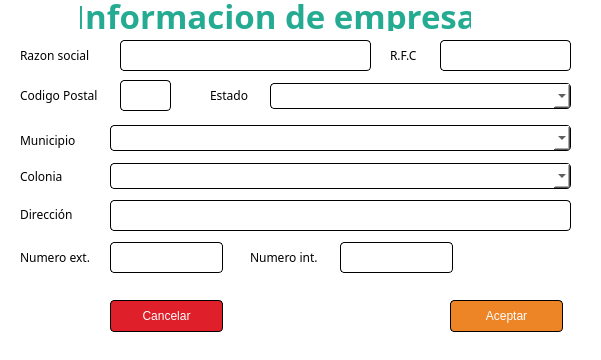
<?xml version="1.0" encoding="UTF-8"?>
<ui version="4.0">
 <class>Dialog</class>
 <widget class="QDialog" name="Dialog">
  <property name="geometry">
   <rect>
    <x>0</x>
    <y>0</y>
    <width>601</width>
    <height>360</height>
   </rect>
  </property>
  <property name="maximumSize">
   <size>
    <width>601</width>
    <height>360</height>
   </size>
  </property>
  <property name="windowTitle">
   <string>Dialog</string>
  </property>
  <property name="styleSheet">
   <string notr="true">background-color:white;</string>
  </property>
  <widget class="QLabel" name="label">
   <property name="geometry">
    <rect>
     <x>80</x>
     <y>0</y>
     <width>391</width>
     <height>31</height>
    </rect>
   </property>
   <property name="font">
    <font>
     <family>Open Sans</family>
     <pointsize>25</pointsize>
     <weight>75</weight>
     <bold>true</bold>
    </font>
   </property>
   <property name="styleSheet">
    <string notr="true">color:rgb(38,171,147);</string>
   </property>
   <property name="text">
    <string>Informacion de empresa</string>
   </property>
   <property name="alignment">
    <set>Qt::AlignCenter</set>
   </property>
  </widget>
  <widget class="QLabel" name="label_4">
   <property name="geometry">
    <rect>
     <x>20</x>
     <y>199</y>
     <width>91</width>
     <height>31</height>
    </rect>
   </property>
   <property name="font">
    <font>
     <family>Idealist Sans</family>
    </font>
   </property>
   <property name="text">
    <string>Dirección</string>
   </property>
  </widget>
  <widget class="QLabel" name="label_5">
   <property name="geometry">
    <rect>
     <x>20</x>
     <y>242</y>
     <width>91</width>
     <height>31</height>
    </rect>
   </property>
   <property name="font">
    <font>
     <family>Idealist Sans</family>
    </font>
   </property>
   <property name="text">
    <string>Numero ext.</string>
   </property>
  </widget>
  <widget class="QLabel" name="label_10">
   <property name="geometry">
    <rect>
     <x>20</x>
     <y>125</y>
     <width>91</width>
     <height>31</height>
    </rect>
   </property>
   <property name="font">
    <font>
     <family>Idealist Sans</family>
    </font>
   </property>
   <property name="text">
    <string>Municipio</string>
   </property>
  </widget>
  <widget class="QLabel" name="label_2">
   <property name="geometry">
    <rect>
     <x>20</x>
     <y>40</y>
     <width>101</width>
     <height>31</height>
    </rect>
   </property>
   <property name="font">
    <font>
     <family>Idealist Sans</family>
    </font>
   </property>
   <property name="text">
    <string>Razon social</string>
   </property>
  </widget>
  <widget class="QLabel" name="label_3">
   <property name="geometry">
    <rect>
     <x>390</x>
     <y>40</y>
     <width>51</width>
     <height>31</height>
    </rect>
   </property>
   <property name="font">
    <font>
     <family>Idealist Sans</family>
    </font>
   </property>
   <property name="text">
    <string>R.F.C</string>
   </property>
  </widget>
  <widget class="QLabel" name="label_6">
   <property name="geometry">
    <rect>
     <x>250</x>
     <y>242</y>
     <width>91</width>
     <height>31</height>
    </rect>
   </property>
   <property name="font">
    <font>
     <family>Idealist Sans</family>
    </font>
   </property>
   <property name="text">
    <string>Numero int.</string>
   </property>
  </widget>
  <widget class="QLabel" name="label_9">
   <property name="geometry">
    <rect>
     <x>210</x>
     <y>80</y>
     <width>61</width>
     <height>31</height>
    </rect>
   </property>
   <property name="font">
    <font>
     <family>Idealist Sans</family>
    </font>
   </property>
   <property name="text">
    <string>Estado</string>
   </property>
  </widget>
  <widget class="QLabel" name="label_7">
   <property name="geometry">
    <rect>
     <x>20</x>
     <y>80</y>
     <width>91</width>
     <height>31</height>
    </rect>
   </property>
   <property name="font">
    <font>
     <family>Idealist Sans</family>
    </font>
   </property>
   <property name="text">
    <string>Codigo Postal</string>
   </property>
  </widget>
  <widget class="QLabel" name="label_11">
   <property name="geometry">
    <rect>
     <x>20</x>
     <y>161</y>
     <width>91</width>
     <height>31</height>
    </rect>
   </property>
   <property name="font">
    <font>
     <family>Idealist Sans</family>
    </font>
   </property>
   <property name="text">
    <string>Colonia</string>
   </property>
  </widget>
  <widget class="QLineEdit" name="txtRSocial">
   <property name="geometry">
    <rect>
     <x>120</x>
     <y>40</y>
     <width>251</width>
     <height>31</height>
    </rect>
   </property>
   <property name="styleSheet">
    <string notr="true">border-radius: 4px;
border:1px solid black;</string>
   </property>
   <property name="text">
    <string/>
   </property>
  </widget>
  <widget class="QLineEdit" name="lineEdit">
   <property name="geometry">
    <rect>
     <x>440</x>
     <y>40</y>
     <width>131</width>
     <height>31</height>
    </rect>
   </property>
   <property name="styleSheet">
    <string notr="true">border-radius: 4px;
border:1px solid black;</string>
   </property>
   <property name="text">
    <string/>
   </property>
  </widget>
  <widget class="QLineEdit" name="lineEdit_2">
   <property name="geometry">
    <rect>
     <x>120</x>
     <y>80</y>
     <width>51</width>
     <height>31</height>
    </rect>
   </property>
   <property name="styleSheet">
    <string notr="true">border-radius: 4px;
border:1px solid black;</string>
   </property>
   <property name="text">
    <string/>
   </property>
  </widget>
  <widget class="QComboBox" name="comboBox">
   <property name="geometry">
    <rect>
     <x>270</x>
     <y>83</y>
     <width>301</width>
     <height>26</height>
    </rect>
   </property>
   <property name="font">
    <font>
     <family>Idealist Sans</family>
    </font>
   </property>
   <property name="styleSheet">
    <string notr="true">border-radius: 4px;
border:1px solid black;</string>
   </property>
   <property name="editable">
    <bool>true</bool>
   </property>
   <property name="frame">
    <bool>true</bool>
   </property>
  </widget>
  <widget class="QComboBox" name="comboBox_2">
   <property name="geometry">
    <rect>
     <x>110</x>
     <y>125</y>
     <width>461</width>
     <height>26</height>
    </rect>
   </property>
   <property name="font">
    <font>
     <family>Idealist Sans</family>
    </font>
   </property>
   <property name="styleSheet">
    <string notr="true">border-radius: 4px;
border:1px solid black;</string>
   </property>
   <property name="editable">
    <bool>true</bool>
   </property>
  </widget>
  <widget class="QComboBox" name="comboBox_3">
   <property name="geometry">
    <rect>
     <x>110</x>
     <y>163</y>
     <width>461</width>
     <height>26</height>
    </rect>
   </property>
   <property name="styleSheet">
    <string notr="true">border-radius: 4px;
border:1px solid black;</string>
   </property>
   <property name="editable">
    <bool>true</bool>
   </property>
  </widget>
  <widget class="QLineEdit" name="lineEdit_3">
   <property name="geometry">
    <rect>
     <x>110</x>
     <y>200</y>
     <width>461</width>
     <height>31</height>
    </rect>
   </property>
   <property name="styleSheet">
    <string notr="true">border-radius: 4px;
border:1px solid black;</string>
   </property>
   <property name="text">
    <string/>
   </property>
  </widget>
  <widget class="QLineEdit" name="lineEdit_4">
   <property name="geometry">
    <rect>
     <x>110</x>
     <y>242</y>
     <width>113</width>
     <height>31</height>
    </rect>
   </property>
   <property name="styleSheet">
    <string notr="true">border-radius: 4px;
border:1px solid black;</string>
   </property>
  </widget>
  <widget class="QLineEdit" name="lineEdit_5">
   <property name="geometry">
    <rect>
     <x>340</x>
     <y>242</y>
     <width>113</width>
     <height>31</height>
    </rect>
   </property>
   <property name="styleSheet">
    <string notr="true">border-radius: 4px;
border:1px solid black;</string>
   </property>
  </widget>
  <widget class="QPushButton" name="pushButton">
   <property name="geometry">
    <rect>
     <x>110</x>
     <y>300</y>
     <width>113</width>
     <height>32</height>
    </rect>
   </property>
   <property name="styleSheet">
    <string notr="true">border-radius: 4px;
border:1px solid black;
background-color:rgb(223,31,41);
color:white;</string>
   </property>
   <property name="text">
    <string>Cancelar</string>
   </property>
  </widget>
  <widget class="QPushButton" name="pushButton_2">
   <property name="geometry">
    <rect>
     <x>450</x>
     <y>300</y>
     <width>113</width>
     <height>32</height>
    </rect>
   </property>
   <property name="styleSheet">
    <string notr="true">border-radius: 4px;
border:1px solid black;
background-color:rgb(237,133,39);
color:white;</string>
   </property>
   <property name="text">
    <string>Aceptar</string>
   </property>
  </widget>
 </widget>
 <resources/>
 <connections/>
</ui>
